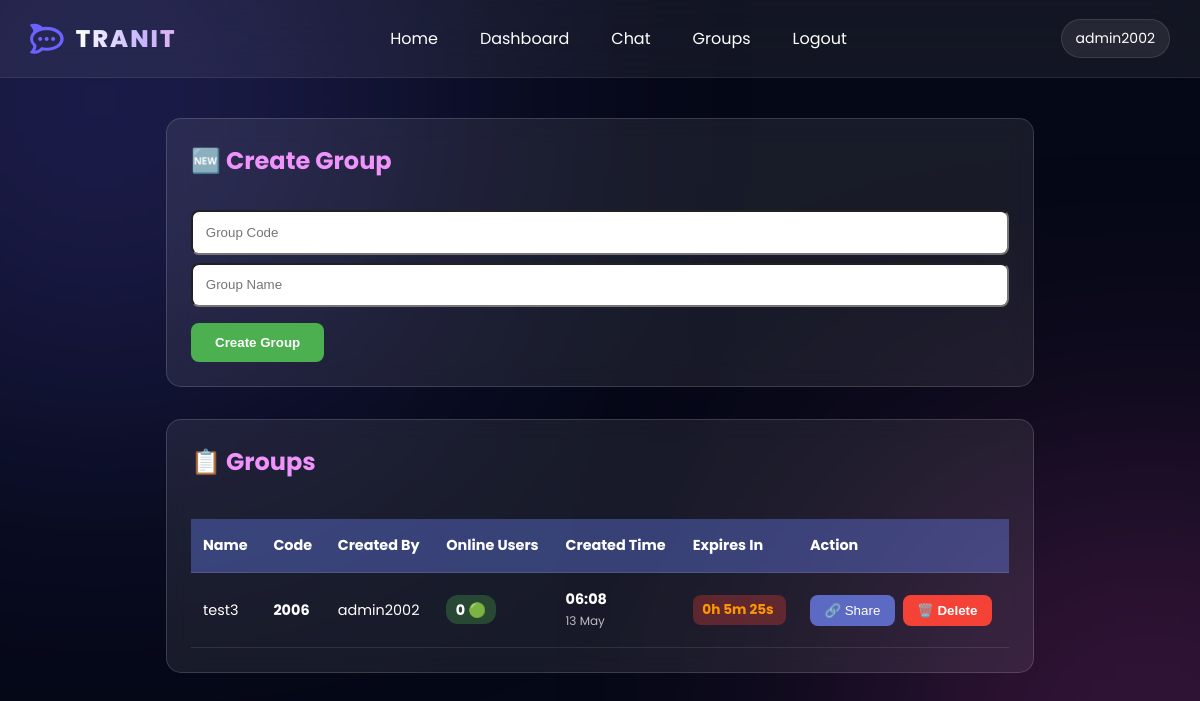
Screenshot of /group-manage/ (signed in) with the database file from the repository.
### chatapp/models.py (models this page shows, shortened)
class Group(models.Model):
    name = models.CharField(max_length=100)
    code = models.CharField(max_length=10, unique=True)
    created_at = models.DateTimeField(auto_now_add=True)
    last_activity = models.DateTimeField(auto_now_add=True)
    created_by = models.ForeignKey(User, on_delete=models.CASCADE, related_name='created_groups', null=True, blank=True)
    class Meta:
        ordering = ['-last_activity']
        indexes = [
            models.Index(fields=['last_activity']),
            models.Index(fields=['created_at']),
        ]
    def get_group_online_count(self):
        cutoff_time = timezone.now() - timedelta(minutes=ONLINE_TIMEOUT_MINUTES)
        return self.members.filter(last_seen__gte=cutoff_time).count()

### chatapp/views.py (the view, shortened to what this page needs)
# urls.py: path("group-manage/", views.group_manage, name="group_manage"),
def group_manage(request):
    if not request.user.is_authenticated:
        return redirect("login")
    is_allowed = request.user.is_superuser
    if not is_allowed:
        profile, _ = UserProfile.objects.get_or_create(user=request.user)
        is_allowed = profile.is_approved
    if not is_allowed:
        return redirect("home")
    expiry_limit = timezone.now() - timedelta(hours=3)
    expired_groups = Group.objects.filter(created_at__lt=expiry_limit)
    for expired_group in expired_groups:
        delete_group_and_media(expired_group)
    error = None
    if request.user.is_superuser:
        groups = Group.objects.all().order_by('-created_at')
    else:
        groups = Group.objects.filter(created_by=request.user).order_by('-created_at')
    groups_data = []
    for g in groups:
        expiry_time = g.created_at + timedelta(hours=3)
        groups_data.append({
            'code': g.code,
            'name': g.name,
            'created_at': g.created_at,
            'expiry_iso': expiry_time.isoformat(),
            'message_count': g.messages.count(),
            'online_count': g.get_group_online_count(),
            'last_activity': g.last_activity,
            'owner': g.created_by.username if g.created_by else "System"
        })
    return render(request, "group_create.html", {
        "groups": groups_data,
        "error": error
    })

### chatapp/templates/group_create.html (shortened to what this page needs)
{% extends 'base.html' %}
{% block content %}
<div class="manage-container">
    <div class="card">
        <h2>🆕 Create Group</h2>
        <form method="POST">
            <input type="text" name="code" placeholder="Group Code" required>
            <input type="text" name="name" placeholder="Group Name">
            <button class="btn btn-primary" type="submit">
                Create Group
            </button>
        </form>
    </div>
    <div class="card">
        <h2>📋 Groups</h2>
        <div class="table-responsive">
            <table>
            <thead>
                <tr>
                    <th>Name</th>
                    <th>Code</th>
                    <th>Created By</th>
                    <th>Online Users</th>
                    <th>Created Time</th>
                    <th>Expires In</th>
                    <th>Action</th>
                </tr>
            </thead>
            <tbody>
                {% for g in groups %}
                <tr>
                    <td>{{ g.name }}</td>
                    <td><strong>{{ g.code }}</strong></td>
                    <td>{{ g.owner }}</td>
                    <td><span class="online-badge">{{ g.online_count }} 🟢</span></td>
                    <td>
                        <span class="time-text">{{ g.created_at|date:"H:i" }}</span>
                        <small style="opacity:0.7;">{{ g.created_at|date:"d M" }}</small>
                    </td>
                    <td>
                        <span class="countdown" data-expiry="{{ g.expiry_iso }}">--</span>
                    </td>
                    <td>
                        <div class="action-cell">
                            <button class="share-btn" data-code="{{ g.code }}" data-name="{{ g.name }}">🔗 Share</button>
                            <a href="{% url 'delete_group_entirely' g.code %}">
                                <button type="button" class="btn-delete-small">🗑️ Delete</button>
                            </a>
                        </div>
                    </td>
                </tr>
                {% endfor %}
            </tbody>
            </table>
        </div>
    </div>
</div>
{% endblock %}

### chatapp/templates/base.html (shortened to what this page needs)
<!DOCTYPE html>
<html lang="en">
<head>
    <link rel="stylesheet" href="https://cdnjs.cloudflare.com/ajax/libs/font-awesome/6.5.1/css/all.min.css" />
</head>
<body>
    <nav>
        <div class="logo">
            <a href="{% url 'home' %}" class="logo-link">
                <i class="fa-brands fa-rocketchat"></i>
                <span>TRANIT</span>
            </a>
        </div>
        <div class="nav-links">
            <a href="{% url 'home' %}">Home</a>
            {% if user.is_authenticated %}
            {% if user.is_superuser %}
            <a href="{% url 'dashboard' %}">Dashboard</a>
            {% endif %}
            <a href="{% url 'chat' %}">Chat</a>
            <a href="{% url 'group_manage' %}">Groups</a>
            <a href="{% url 'logout' %}">Logout</a>
            {% else %}
            <a href="{% url 'login' %}">Login</a>
            <a href="{% url 'register' %}">Register</a>
            {% endif %}
        </div>
        {% if user.is_authenticated %}
        <div class="user-badge">
            {{ user.username }}
        </div>
        {% endif %}
    </nav>
    {% block content %}
    {% endblock %}
</body>
</html>

### chatapp/templates/base.html (style rules this page uses)
* { margin: 0; padding: 0; box-sizing: border-box; }
html, body { width: 100%; overflow-x: hidden; }
body { font-family: 'Poppins', sans-serif; background: #050816; color: white; position: relative; }
body::before { content: ''; position: fixed; width: 600px; height: 600px; background: #6c63ff; filter: blur(150px); opacity: 0.25; top: -200px; left: -200px; z-index: -1; }
body::after { content: ''; position: fixed; width: 500px; height: 500px; background: #ff4ecd; filter: blur(150px); opacity: 0.25; bottom: -200px; right: -200px; z-index: -1; }
nav { width: 100%; display: flex; justify-content: space-between; align-items: center; padding: 16px 30px; background: rgba(255, 255, 255, 0.06); backdrop-filter: blur(20px); position: sticky; top: 0; z-index: 999; border-bottom: 1px solid rgba(255, 255, 255, 0.08); }
.logo { display: flex; align-items: center; flex-shrink: 0; }
.logo-link { display: flex; align-items: center; gap: 12px; text-decoration: none; transition: 0.35s ease; }
.logo-link i { font-size: 30px; color: #6c63ff; animation: logoFloat 3s ease-in-out infinite; transition: 0.4s ease; }
.logo-link span { font-size: 24px; font-weight: 800; letter-spacing: 2px; background: linear-gradient(90deg, #ffffff, #c4b5fd, #ffb4e6, #ffffff); background-size: 200% auto; -webkit-background-clip: text; -webkit-text-fill-color: transparent; animation: textGlow 5s linear infinite; }
.nav-links { display: flex; align-items: center; gap: 10px; transition: 0.4s ease; }
.nav-links a { color: white; text-decoration: none; padding: 10px 16px; border-radius: 30px; position: relative; overflow: hidden; transition: 0.3s ease; }
.nav-links a::after { content: ''; position: absolute; width: 0%; height: 100%; top: 0; left: 50%; transform: translateX(-50%); background: linear-gradient(135deg, #6c63ff, #ff4ecd); transition: 0.4s ease; z-index: -1; border-radius: 30px; }
.user-badge { padding: 8px 14px; border-radius: 20px; background: rgba(255, 255, 255, 0.08); border: 1px solid rgba(255, 255, 255, 0.1); font-size: 14px; }

### chatapp/templates/group_create.html (style rules this page uses)
.manage-container { max-width: 900px; margin: 1.5rem auto; padding: 1rem; color: white; width: 100%; box-sizing: border-box; }
.card { background: rgba(255,255,255,0.08); backdrop-filter: blur(12px); border-radius: 15px; padding: 1.5rem; border: 1px solid rgba(255,255,255,0.15); margin-bottom: 2rem; }
.card h2 { margin-bottom: 1.5rem; font-size: 1.5rem; color: #f093fb; }
input { width: 100%; padding: 0.8rem; margin-top: 0.5rem; border-radius: 8px; }
.btn { padding: 0.75rem 1.5rem; border-radius: 8px; border: none; cursor: pointer; font-weight: bold; margin-top: 1rem; }
.btn-primary { background: #4CAF50; color: white; }
table { width: 100%; border-collapse: collapse; margin-top: 1rem; font-size: 0.9rem; }
th, td { padding: 1rem 0.75rem; border-bottom: 1px solid rgba(255,255,255,0.1); text-align: left; }
.table-responsive { width: 100%; overflow-x: auto; -webkit-overflow-scrolling: touch; scrollbar-width: thin; scrollbar-color: rgba(255,255,255,0.2) transparent; }
th { background: rgba(102,126,234,0.4); font-weight: bold; }
td { white-space: nowrap; }
.action-cell { display: flex; gap: 8px; align-items: center; }
.btn-delete-small { background:#f44336;color:white;border:none;padding:0.5rem 0.9rem;border-radius:8px;cursor:pointer;font-weight:bold; }
.share-btn { background: #5c6ac4; color: white; border: none; padding: 0.5rem 0.9rem; border-radius: 8px; cursor: pointer; }
.online-badge { background: rgba(76, 175, 80, 0.3); padding: 0.3rem 0.6rem; border-radius: 12px; font-weight: bold; }
.time-text { display: block; font-weight: bold; }
.countdown { display: block; padding: 0.3rem 0.6rem; background: rgba(255, 152, 0, 0.3); border-radius: 8px; font-weight: bold; font-size: 0.85rem; }
.countdown.expiring { background: rgba(244, 67, 54, 0.3); color: #ff9800; }

### rows the page displays
Group: name "test3", code "2006", created_at "06:08", created_at "13 May"

### other values shown
{{ user.username }} "admin2002"
{{ g.owner }} "admin2002"
{{ g.online_count }} "0"
